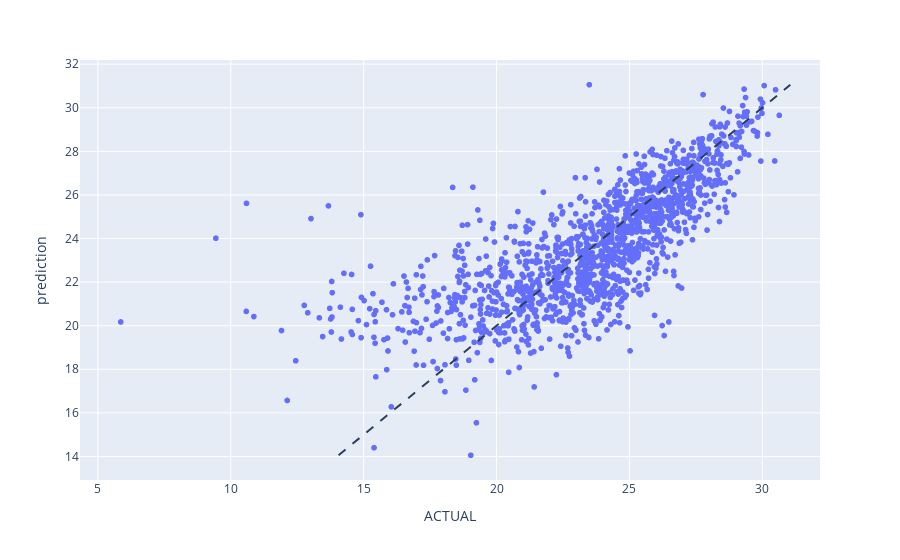

Notebook code for this chart:
### Code cell
import plotly.express as px
import plotly.graph_objects as go
from sklearn.linear_model import LinearRegression
df = test_dataFrame
X = df['Actual']
y = df['predict']

fig = px.scatter(x=df['Actual'], y=df['predict'], labels={'x': 'ACTUAL', 'y': 'prediction'})
fig.add_shape(
    type="line", line=dict(dash='dash'),
    x0=y.min(), y0=y.min(),
    x1=y.max(), y1=y.max()
)
fig.show()

### Figure 1 — Plotly figure (JSON) as saved in the notebook; plotly's stock layout.template omitted (floating-point values rounded to 4 significant figures; data arrays with more than 128 entries replaced by an {"elided": "..."} marker saying what was removed)
{"data": [{"hovertemplate": "ACTUAL=%{x}<br>prediction=%{y}<extra></extra>", "legendgroup": "", "marker": {"color": "#636efa", "symbol": "circle"}, "mode": "markers", "name": "", "showlegend": false, "type": "scattergl", "x": {"elided": "1474 float values"}, "xaxis": "x", "y": {"elided": "1474 float values"}, "yaxis": "y"}], "layout": {"legend": {"tracegroupgap": 0}, "margin": {"t": 60}, "shapes": [{"line": {"dash": "dash"}, "type": "line", "x0": 14.06, "x1": 31.06, "y0": 14.06, "y1": 31.06}], "xaxis": {"anchor": "y", "domain": [0, 1], "title": {"text": "ACTUAL"}}, "yaxis": {"anchor": "x", "domain": [0, 1], "title": {"text": "prediction"}}}}
